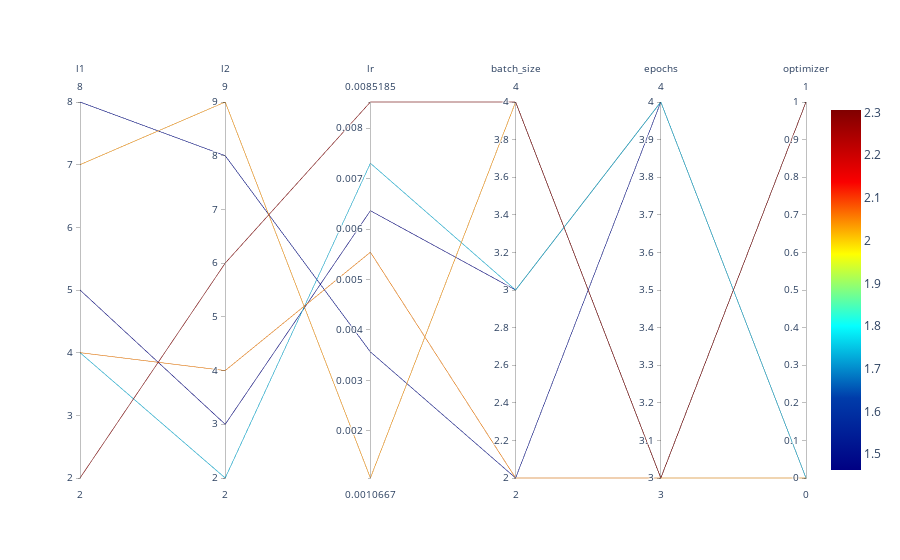

This figure's notebook cell:
### Markdown cell above
## Parallel Coordinates Plot

### Code cell
spot_tuner.parallel_plot()

### Figure 1 — Plotly figure (JSON) as saved in the notebook; plotly's stock layout.template omitted (floating-point values rounded to 4 significant figures)
{"data": [{"dimensions": [{"label": "l1", "range": [2, 8], "values": [8, 5, 2, 4, 7, 4]}, {"label": "l2", "range": [2, 9], "values": [8, 3, 6, 4, 9, 2]}, {"label": "lr", "range": [0.001067, 0.008519], "values": [0.003566, 0.006364, 0.008519, 0.005541, 0.001067, 0.007305]}, {"label": "batch_size", "range": [2, 4], "values": [2, 3, 4, 2, 4, 3]}, {"label": "epochs", "range": [3, 4], "values": [4, 4, 3, 3, 3, 4]}, {"label": "optimizer", "range": [0, 1], "values": [0, 0, 1, 1, 0, 0]}], "line": {"cmax": 2.306, "cmin": 1.463, "color": [1.493, 1.463, 2.306, 2.055, 2.041, 1.734], "colorscale": [[0, "rgb(0,0,131)"], [0.2, "rgb(0,60,170)"], [0.4, "rgb(5,255,255)"], [0.6, "rgb(255,255,0)"], [0.8, "rgb(250,0,0)"], [1, "rgb(128,0,0)"]], "showscale": true}, "type": "parcoords"}], "layout": {}}
